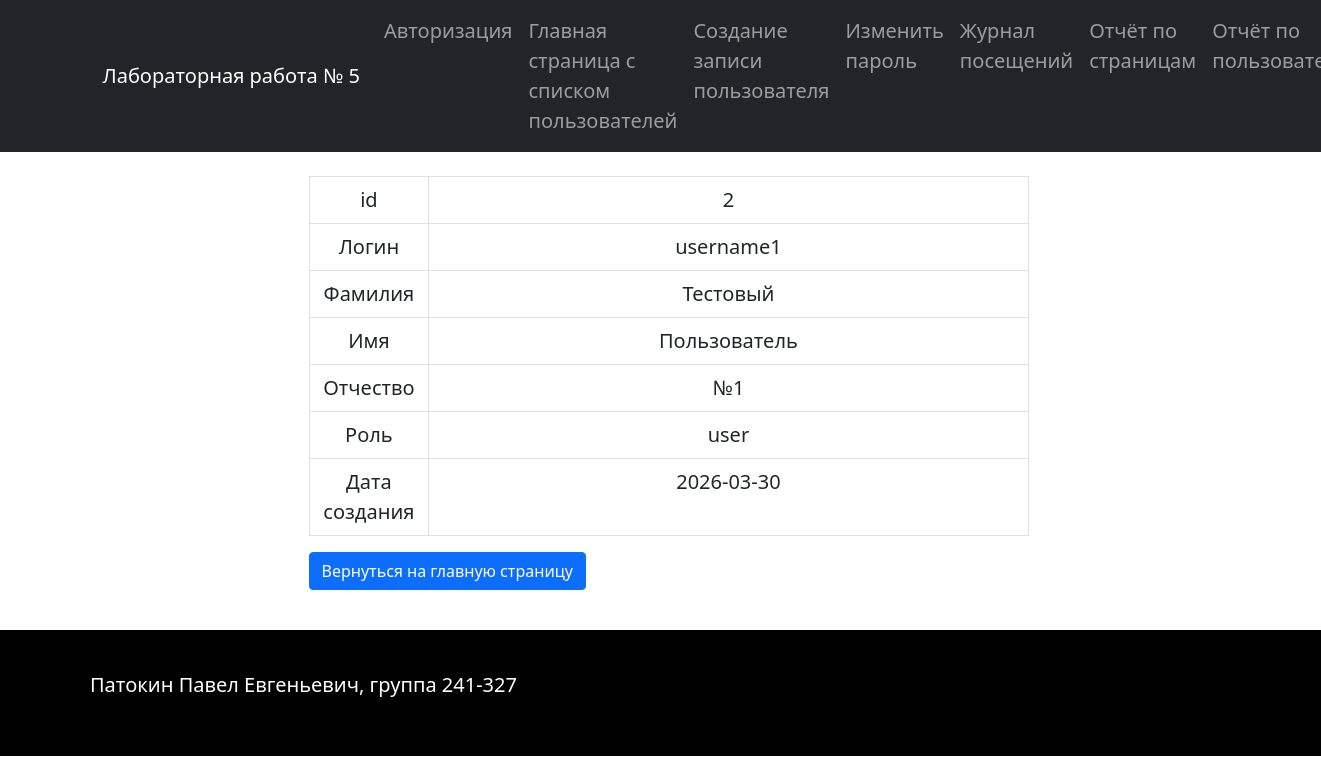
Screenshot of /record/2 (signed in) with the database file from the repository.
### app/models.py (models this page shows)
class Users(db.Model, UserMixin):
    id = db.Column(db.Integer, primary_key=True)
    username = db.Column(db.String(255), nullable=False, unique=True)
    password = db.Column(db.String(255), nullable=False)
    name = db.Column(db.String(255), nullable=False)
    surname = db.Column(db.String(255), nullable=True)
    patronymic = db.Column(db.String(255), nullable=False)
    role = db.Column(db.String(255))
    date = db.Column(db.Date)

### app/app.py (the view)
@app.route('/record/<int:id>', methods=['GET'])
@check_rights(["user", "admin"])
def record(id):
    data = Users.query.get(id)
    id = data.id
    username = data.username
    password = data.password
    name = data.name
    surname = data.surname
    patronymic = data.patronymic
    role = data.role
    date = data.date
    if current_user.role == "user":
        if current_user.id != id:
            flash(f"Это не ваша страничка, вы не можете её смотреть.", "danger")
            return before_index() #Возвращение на главную страницу (Запиши про return before_index() в конспекты)
        else:
            return render_template('record.html', id = id, username = username, password = password, name = name, surname = surname, patronymic = patronymic, role = role, date = date)
    else:
        return render_template('record.html', id = id, username = username, password = password, name = name, surname = surname, patronymic = patronymic, role = role, date = date)

### app/app.py (called while the page is built)
def check_rights(roles):
    def decorator(f):
        @wraps(f)
        def wrapper(*args, **kwargs):
            if not current_user.is_authenticated or current_user.role not in roles:
                session['skip_log'] = True
                flash("У вас недостаточно прав для доступа к данной странице.", "danger")
                return redirect(url_for('index'))
            if not current_user.is_authenticated:
                flash("Сначала войдите в систему", "danger")
                return redirect(url_for('authorisation'))
            if current_user.role not in roles:
                flash("У вас недостаточно прав для доступа к данной странице.", "danger")
                return redirect(url_for('index'))
            return f(*args, **kwargs)
        return wrapper
    return decorator

@login_manager.user_loader
def load_user(user_id):
    return Users.query.get(int(user_id))

@app.before_request
def before_request():
    g.db = get_db()
    if current_user.is_authenticated:
        user_id = int(current_user.id)
    else:
        user_id = None

@app.after_request
def after_request(response):
    if current_user.is_authenticated:
        user_id = int(current_user.id)
    else:
        user_id = None
    if response.status_code == 200:
        if session.pop('skip_log', False):
            return response
        else:
            if request.endpoint != "visitor.visitor_log" and request.endpoint != "visitor.report_pages" and request.endpoint != "visitor.report_users" and request.endpoint != "static":
                log = visit_logs(
                    user_id = user_id,
                    path = request.url, #+ "/" + request.endpoint,
                    created_at = datetime.now()
                )
                db.session.add(log)
                db.session.commit()
    return response

### app/visitor_log.py (called while the page is built)
def get_db():
	if "db" not in g: #Если БД не подключена во время запроса, то происходит её подключение.
		g.db = db
	return g.db

### app/templates/record.html
{% extends 'base.html' %}
{% block content %}
<div class="container-fluid">
    <div class="row justify-content-center">
        <div class = "col-md-8 mb-3 justify-content-start">
            <table class="table table-bordered m-2 text-center table-hover">
                <tr>
                    <td class="col-2">id</td>
                    <td class="col-10">{{ id }}</td>
                </tr>
                <tr>
                    <td class="col-2">Логин</td>
                    <td class="col-10">{{ username }}</td>
                </tr>
                <tr>
                    <td class="col-2">Фамилия</td>
                    <td class="col-10">{{ surname }}</td>
                </tr>
                <tr>
                    <td class="col-2">Имя</td>
                    <td class="col-10">{{ name }}</td>
                </tr>
                <tr>
                    <td class="col-2">Отчество</td>
                    <td class="col-10">{{ patronymic }}</td>
                </tr>
                <tr>
                    <td class="col-2">Роль</td>
                    <td class="col-10">{{ role }}</td>
                </tr>
                <tr>
                    <td class="col-2">Дата создания</td>
                    <td class="col-10">{{ date }}</td>
                </tr>
            </table>
            <a class="btn btn-primary m-2" href="{{ url_for('index') }}">Вернуться на главную страницу</a>
        </div>
    </div>
</div>
{% endblock %}

### app/static/styles.css (style rules this page uses)
body { font-size: 1.25rem; }

### rows the page displays
Users: username "username1", surname "Тестовый", name "Пользователь", patronymic "№1", role "user", date "2026-03-30"

### other values shown
{{ id }} "2"
